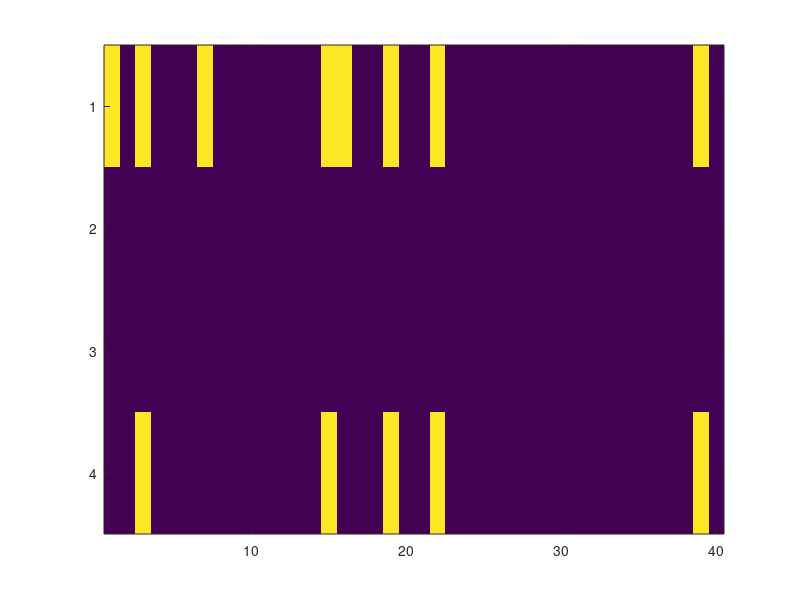

The MATLAB source for this figure:
% MC_Correction_Testing.m
%
% Implements and tests multiple comparisons corrections before implementing
% these in DDTBOX. We can also run simulations to ensure that each method
% controls the FWER or FDR at the nominal level.
% Written by Daniel Feuerriegel on 4/16 as part of the development of DDTBOX.
%


%% Housekeeping
clear all;
close all;


%% Setting variables (number of simulation subjects etc.)

nTests = 40; % Number of tests to run
nSubjects = 20; 
meanDiff = 0; % Mean effect magnitude
SD = 1; % SD of Gaussian distribution

alphaLevel = 0.05; % Critical p-value

nIterations = 100; % Number of bootstrap samples to take in strong FWER control permutation testing

KTMS_u = 1; % u parameter of the KTMS GFWER control procedure

% Extra distributions to make for permutation-based procedures
nRealEffects = 8; % Number of real effects in the data.
meanDiffRealEffects = 1; % Mean effect magnitude



%% Make sets of data (each as "step" in DDTBox).
sample = zeros(nTests, nSubjects);
for test = 1:nTests
    sample(test, 1:nSubjects) = SD * randn(1, nSubjects) + meanDiff;
    
    [h(test), p(test)] = ttest(sample(test,1:nSubjects));
    
end

% Make data showing real effects to use in permutation tests
sampleForRealEffects = zeros(nTests, nSubjects); % Preallocate matrix
realEffectTestIndices = randi(nTests, 1, nRealEffects); % Randomly allocate location of real effects
% Mark locations of the true effects
realEffectLocations = zeros(1, nTests);
realEffectLocations(realEffectTestIndices) = 1;

% Generate null samples in the same way as above
for test = 1:nTests
    sampleForRealEffects(test, 1:nSubjects) = SD * randn(1, nSubjects) + meanDiff;    
end
% Add a fixed value to a subset of tests (adding some real effects into the data)
sampleForRealEffects(realEffectTestIndices, :) =  sampleForRealEffects(realEffectTestIndices, :) + meanDiffRealEffects;

for test = 1:nTests    
    [realEffect_h(test), realEffect_p(test), ~, tempStats] = ttest(sampleForRealEffects(test, 1:nSubjects), 0, 'Alpha', alphaLevel);
    realEffect_t(test) = tempStats.tstat;
end


%% Bonferroni correction
bonferroni_corrected_alpha = alphaLevel / nTests;
for test = 1:nTests
    if p(test) < bonferroni_corrected_alpha   
        bonferroni_h(test) = 1;
    else
        bonferroni_h(test) = 0;
    end
end


%% Holm-Bonferroni Correction
% Sort p-values from smallest to largest
sorted_p = sort(p);
foundCritAlpha = 0; % Reset to signify we have not found critical alpha level
% Find critical alpha level (sig. for all smaller p-values than this)
for holmStep = 1:nTests;
   if sorted_p(holmStep) > alphaLevel / (nTests + 1 - holmStep) & foundCritAlpha == 0
       holm_corrected_alpha = sorted_p(holmStep);
       foundCritAlpha = 1;
   end
end

if ~exist('holm_corrected_alpha') % If all null hypotheses are rejected
    holm_corrected_alpha = alphaLevel;
end
% Declare tests significant if they are smaller than the adjusted critical alpha
for test = 1:nTests
    if p(test) < holm_corrected_alpha   
        holm_h(test) = 1;
    else
        holm_h(test) = 0;
    end
end


%% Benjamini-Hochberg Procedure

% Sort p-values from smallest to largest
sorted_p = sort(p);
% Find critical k value (see tutorial notes)
for BenHoch_Step = 1:nTests;
    if sorted_p(BenHoch_Step) <= (BenHoch_Step / nTests) * alphaLevel
        BenHoch_critical_alpha = sorted_p(BenHoch_Step);
    end
end
% If no tests are significant set critical alpha to zero
if ~exist('BenHoch_critical_alpha')
    BenHoch_critical_alpha = 0;
end

% Declare tests significant if they are smaller than or equal to the adjusted critical alpha
for test = 1:nTests
    if p(test) <= BenHoch_critical_alpha   
        BenHoch_h(test) = 1;
    else
        BenHoch_h(test) = 0;
    end
end


%% Benjamini-Yekutieli Procedure

% Sort p-values from smallest to largest
sorted_p = sort(p);

% To help calculate the Benjamini-Yekutieli critical alpha
jValues = zeros(1,nTests);
for j = 1:nTests
    jValues(j) = 1 / j;
end
% Find critical k value (see tutorial notes)
for BenYek_Step = 1:nTests;
    if sorted_p(BenYek_Step) <= (BenYek_Step / nTests * sum(jValues)) * alphaLevel
        BenYek_critical_alpha = sorted_p(BenYek_Step);
    end
end
% If no tests are significant set critical alpha to zero
if ~exist('BenYek_critical_alpha')
    BenYek_critical_alpha = 0;
end

% Declare tests significant if they are smaller than or equal to the adjusted critical alpha
for test = 1:nTests
    if p(test) <= BenYek_critical_alpha   
        BenYek_h(test) = 1;
    else
        BenYek_h(test) = 0;
    end
end



%% Benjamini-Krieger-Yekutieli Procedure
% Stage 1: Estimate the number of false null hypotheses using the modified
% alpha level.

% Sort p-values from smallest to largest
sorted_p = sort(p);
% Find critical k value (see tutorial notes)
for BKY_Step = 1:nTests;
    if sorted_p(BKY_Step) <= (BKY_Step / nTests) * (alphaLevel / ( 1 + alphaLevel));
        BKY_Stage1_critical_alpha = sorted_p(BKY_Step);
    end
end
% If no tests are significant set critical alpha to zero
if ~exist('BKY_Stage1_critical_alpha')
    BKY_Stage1_critical_alpha = 0;
end

% Declare tests significant if they are smaller than or equal to the adjusted critical alpha
for test = 1:nTests
    if p(test) <= BKY_Stage1_critical_alpha   
        BKY_Stage1_h(test) = 1;
    else
        BKY_Stage1_h(test) = 0;
    end
end

% Count the number of rejected null hypotheses (for step 2)
BKY_Stage1_nRejections = sum(BKY_Stage1_h);

if BKY_Stage1_nRejections == 0; % if no null hypotheses were rejected
    BKY_Stage2_h(1:nTests) = 0; % Don't reject any hypotheses
elseif BKY_Stage1_nRejections == nTests; % if all null hypotheseses were rejected
    BKY_Stage2_h(1:nTests) = 1; % Reject all hypotheses
else % If some (but not all) null hypotheses were rejected  
    
    for BKY_Step = 1:nTests;
        if sorted_p(BKY_Step) <= (BKY_Step / nTests) * ( (nTests / (nTests - BKY_Stage1_nRejections) ) * (alphaLevel / ( 1 + alphaLevel)) );
            BKY_Stage2_critical_alpha = sorted_p(BKY_Step);
        end
    end

% If no tests are significant set critical alpha to zero
if ~exist('BKY_Stage2_critical_alpha')
    BKY_Stage2_critical_alpha = 0;
end

% Declare tests significant if they are smaller than or equal to the adjusted critical alpha
for test = 1:nTests
    if p(test) <= BKY_Stage2_critical_alpha   
        BKY_Stage2_h(test) = 1;
    else
        BKY_Stage2_h(test) = 0;
    end
end

end


%% Strong FWER Control Permutation Testing

% NOTE: Permutation testing as outlined in Groppe et al. (2011) is not
% suitable for the DDTBox corrections, as the permutation testing in Groppe
% et al. works with label switching between two conditions (permutation
% testing at the group level), whereas in DDTBOX permutation test decoding is done 
% at the subject level. For this reason I will try using bootstrapping of
% the subject-level permutation test results instead.
%
% NOTE: The FWER control of this method has not been validated as far as I
% know (although it may be somewhere in the literature). Therefore we will
% want to run simulations to ensure that it does control the FWER.
%
%
% TODO: Check Efron & Tibshirani book to see how they deal with one-sample
% tests.


% Generate t(max) distribution from the null data (use permutation results
% when implementing in DDTBOX)
t_max = zeros(1, nIterations);

for iteration = 1:nIterations
    
    % Draw a random sample for each test
    for test = 1:nTests
        temp(test, 1:nSubjects) = randsample(sample(test, 1:nSubjects), nSubjects, true); % Draw a bootstrap sample (i.e. with replacement)
        [~, ~, ~, temp_stats] = ttest(temp(test, 1:nSubjects), 0, 'Alpha', alphaLevel);
        t_stat(test, iteration) = abs(temp_stats.tstat);
    end    
    
    % Get the maximum t-value within the family of tests and store in a
    % vector. This is to create a null hypothesis distribution.
    t_max(iteration) = max(t_stat(:, iteration));
end

% Calculating the 95th percentile of t_max values (used as decision
% critieria for statistical significance)
PermTest_Null_Cutoff = prctile(t_max, ((1 - alphaLevel) * 100));

% Checking whether each test statistic is above the specified threshold:
for test = 1:nTests
    if abs(realEffect_t(test)) > PermTest_Null_Cutoff;
        permTest_h(test) = 1;
    else
        permTest_h(test) = 0;
    end
end



%% Cluster-Based Permutation Testing (Weak FWER Control)

% Generate a maximum cluster mass distribution from the null data (use permutation results
% when implementing in DDTBOX)
max_cluster_mass = zeros(1, nIterations);
t_stat_for_clustering = zeros(nTests, nIterations);
clusterPermTest_h = zeros(nTests, nIterations);

for iteration = 1:nIterations
    
    % Draw a random bootstrap sample for each test
    for test = 1:nTests
        temp(test, 1:nSubjects) = randsample(sample(test, 1:nSubjects), nSubjects, true); % Draw a bootstrap sample (i.e. with replacement)
        [clusterPermTest_h(test, iteration), ~, ~, temp_stats] = ttest(temp(test, 1:nSubjects), 0, 'Alpha', alphaLevel);
        t_stat_for_clustering(test, iteration) = temp_stats.tstat;
    end    
    
    % Identify clusters and generate a maximum cluster statistic
    clusterMassVector = [0]; % Resets vector of cluster masses
    clusterCounter = 0;
    for test = 1:nTests     
        if clusterPermTest_h(test, iteration) == 1
            if test == 1 % If the first test in the set
                clusterCounter = clusterCounter + 1;
                clusterMassVector(clusterCounter) = abs(t_stat_for_clustering(test, iteration));
            else
                if clusterPermTest_h(test - 1, iteration) == 1
                    clusterMassVector(clusterCounter) = clusterMassVector(clusterCounter) + abs(t_stat_for_clustering(test, iteration));
                elseif clusterPermTest_h(test - 1, iteration) == 0
                    clusterCounter = clusterCounter + 1;
                    clusterMassVector(clusterCounter) = t_stat_for_clustering(test, iteration);
                end 
            end % of if test == 1
        end % of if clusterPermTest
    end % of for tests = 1:nTests
    
    % Find the maximum cluster mass
    max_cluster_mass(iteration) = max(clusterMassVector);
end

% Calculating the 95th percentile of maximum cluster mass values (used as decision
% critieria for statistical significance)
clusterMass_Null_Cutoff = prctile(max_cluster_mass, ((1 - alphaLevel) * 100));

% Calculate cluster masses in the actual (non-permutation) tests
clusterMassVector = [0]; % Resets vector of cluster masses
clusterCounter = 0;
clusterLocations = zeros(1, nTests);
clusterCorrected_Sig_Tests = zeros(1, nTests);

for test = 1:nTests    
    [realEffect_h(test), realEffect_p(test), ~, tempStats] = ttest(sampleForRealEffects(test, 1:nSubjects), 0, 'Alpha', alphaLevel);
    realEffect_t(test) = tempStats.tstat;
    
    if realEffect_h(test) == 1
        if test == 1 % If the first test in the set
            clusterCounter = clusterCounter + 1;
            clusterMassVector(clusterCounter) = abs(realEffect_t(test));
            clusterLocations(test) = clusterCounter;
            % Tagging as positive or negative sign effect
            if realEffect_t < 0
                t_sign(test) = -1;
            else
                t_sign(test) = 1;
            end
            
        elseif test > 1
            % Tagging as positive or negative sign effect
            if realEffect_t < 0
                t_sign(test) = -1;
            else
                t_sign(test) = 1;
            end
            % Add to the same cluster only if the previous test was sig.
            % and of the same sign (direction).
            if realEffect_h(test - 1) == 1 && t_sign(test - 1) == t_sign(test)
                    clusterMassVector(clusterCounter) = clusterMassVector(clusterCounter) + abs(realEffect_t(test));
                    clusterLocations(test) = clusterCounter;
            else
                clusterCounter = clusterCounter + 1;
                clusterMassVector(clusterCounter) = abs(realEffect_t(test));
                clusterLocations(test) = clusterCounter;
            end 
        end % of if test == 1
    end % of if clusterPermTest  
end % of for test = 1:nTests

for clusterNo = 1:length(clusterMassVector);
    if clusterMassVector(clusterNo) > clusterMass_Null_Cutoff
        clusterCorrected_Sig_Tests(clusterLocations == clusterNo) = 1;
    end
end


%% KTMS Generalised FWER Control Using Permutation Testing

KTMS_sig_effect_locations = zeros(1, nTests);
% Sort p-values from smallest to largest
sorted_p = sort(realEffect_p);
% Automatically reject the u smallest hypotheses (u is set by user as KTMS_u variable).
KTMS_autoRejectAlpha = sorted_p(KTMS_u);

KTMS_sig_effect_locations(realEffect_p <= KTMS_autoRejectAlpha) = 1; % Mark tests with u smallest p-values as statistically significant.

% Run strong FWER control permutation test but use u + 1th most extreme
% test statistic.
KTMS_t_max = zeros(1, nIterations);
t_stat = zeros(nTests, nIterations);

for iteration = 1:nIterations
    
    % Draw a random sample for each test
    for test = 1:nTests
        temp(test, 1:nSubjects) = randsample(sample(test, 1:nSubjects), nSubjects, true); % Draw a bootstrap sample (i.e. with replacement)
        [~, ~, ~, temp_stats] = ttest(temp(test, 1:nSubjects), 0, 'Alpha', alphaLevel);
        t_stat(test, iteration) = abs(temp_stats.tstat);
    end    
    
    % Get the maximum t-value within the family of tests and store in a
    % vector. This is to create a null hypothesis distribution.
    t_sorted = sort(t_stat(:, iteration), 'descend');
    
    KTMS_t_max(iteration) = t_sorted(KTMS_u + 1);
end

% Calculating the 95th percentile of t_max values (used as decision
% critieria for statistical significance)
KTMS_Null_Cutoff = prctile(KTMS_t_max, ((1 - alphaLevel) * 100));


% Checking whether each test statistic is above the specified threshold:
for test = 1:nTests
    if abs(realEffect_t(test)) > KTMS_Null_Cutoff;
        KTMS_sig_effect_locations(test) = 1;
    end
end









%% Comparing Permutation Test Outcomes
% Show tests with real effects and the results of t(max) and
% cluster-corrected permutatation tests:
figure;
A(1,1:nTests) = realEffectLocations;
A(2,1:nTests) = permTest_h;
A(3,1:nTests) = clusterCorrected_Sig_Tests;
A(4,1:nTests) = KTMS_sig_effect_locations;
imagesc(A);



%% Calculate the FWER/FDR of the tests
FWER.uncorrected = sum(h) / nTests;
FWER.bonferroni = sum(bonferroni_h) / nTests;
FWER.holm = sum(holm_h) / nTests;
FWER.BenHoch = sum(BenHoch_h) / nTests;
FWER.BenYek = sum(BenYek_h) / nTests;
FWER.BKY = sum(BKY_Stage2_h) / nTests;

% Calculate how many tests were found to be statistically-significant with
% mixed true + false effects
NSigTests.permTest = sum(permTest_h) / nTests; 
NSigTests.clusterPermTest = sum(clusterCorrected_Sig_Tests) / nTests; 
NSigTests.KTMS_sig_effect_locations = sum(KTMS_sig_effect_locations) / nTests; 